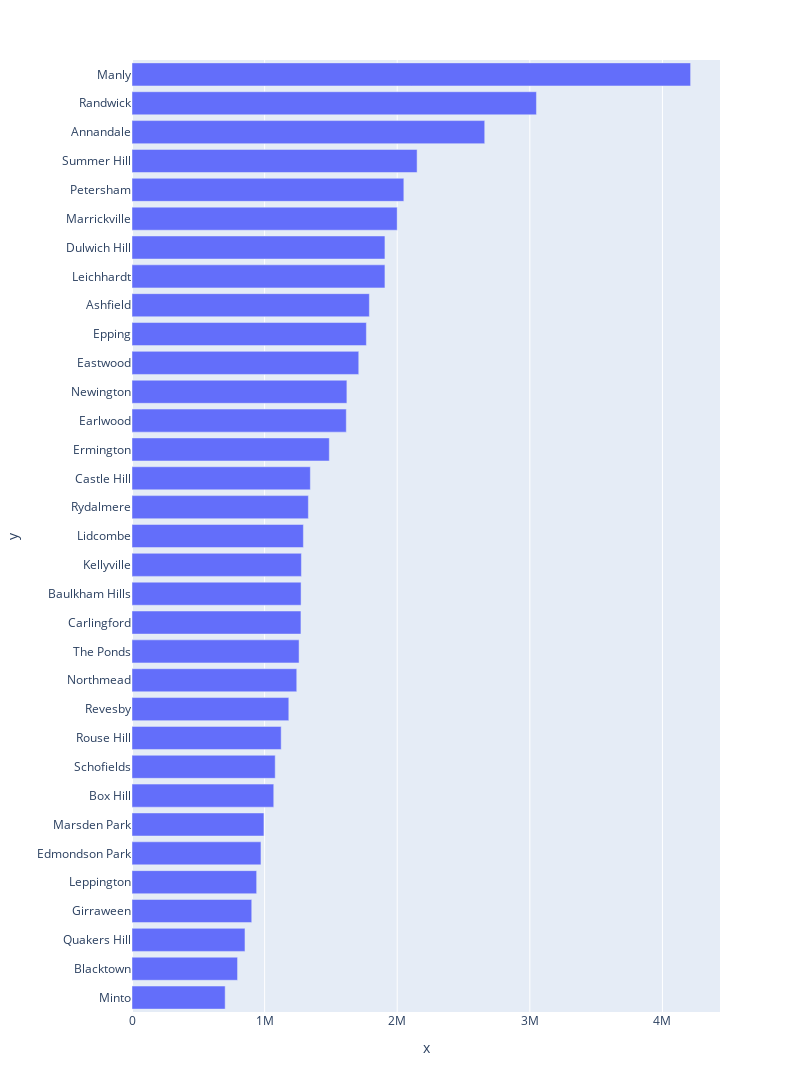

Notebook code for this chart:
### Code cell
fig = px.bar(x=final_2021_2022_median_200_400_2["price"],y=final_2021_2022_median_200_400_2["suburb"]
            ,width=800, height=1500)
fig.show()
# Epping, Marrickville

### Figure 1 — Plotly figure (JSON) as saved in the notebook; plotly's stock layout.template omitted (floating-point values rounded to 4 significant figures)
{"data": [{"alignmentgroup": "True", "hovertemplate": "x=%{x}<br>y=%{y}<extra></extra>", "legendgroup": "", "marker": {"color": "#636efa", "pattern": {"shape": ""}}, "name": "", "offsetgroup": "", "orientation": "h", "showlegend": false, "textposition": "auto", "type": "bar", "x": [702500, 796000, 852000, 903000, 940000, 972500, 995000, 1069000, 1080000, 1125000, 1182500, 1242500, 1260000, 1274000, 1275000, 1277500, 1292500, 1330000, 1345000, 1487944, 1616000, 1620500, 1710000, 1767500, 1790000, 1907500, 1907500, 2000000, 2050000, 2150000, 2660000, 3050000, 4212500], "xaxis": "x", "y": ["Minto", "Blacktown", "Quakers Hill", "Girraween", "Leppington", "Edmondson Park", "Marsden Park", "Box Hill", "Schofields", "Rouse Hill", "Revesby", "Northmead", "The Ponds", "Carlingford", "Baulkham Hills", "Kellyville", "Lidcombe", "Rydalmere", "Castle Hill", "Ermington", "Earlwood", "Newington", "Eastwood", "Epping", "Ashfield", "Leichhardt", "Dulwich Hill", "Marrickville", "Petersham", "Summer Hill", "Annandale", "Randwick", "Manly"], "yaxis": "y"}], "layout": {"barmode": "relative", "height": 1500, "legend": {"tracegroupgap": 0}, "margin": {"t": 60}, "width": 800, "xaxis": {"anchor": "y", "domain": [0, 1], "title": {"text": "x"}}, "yaxis": {"anchor": "x", "domain": [0, 1], "title": {"text": "y"}}}}
